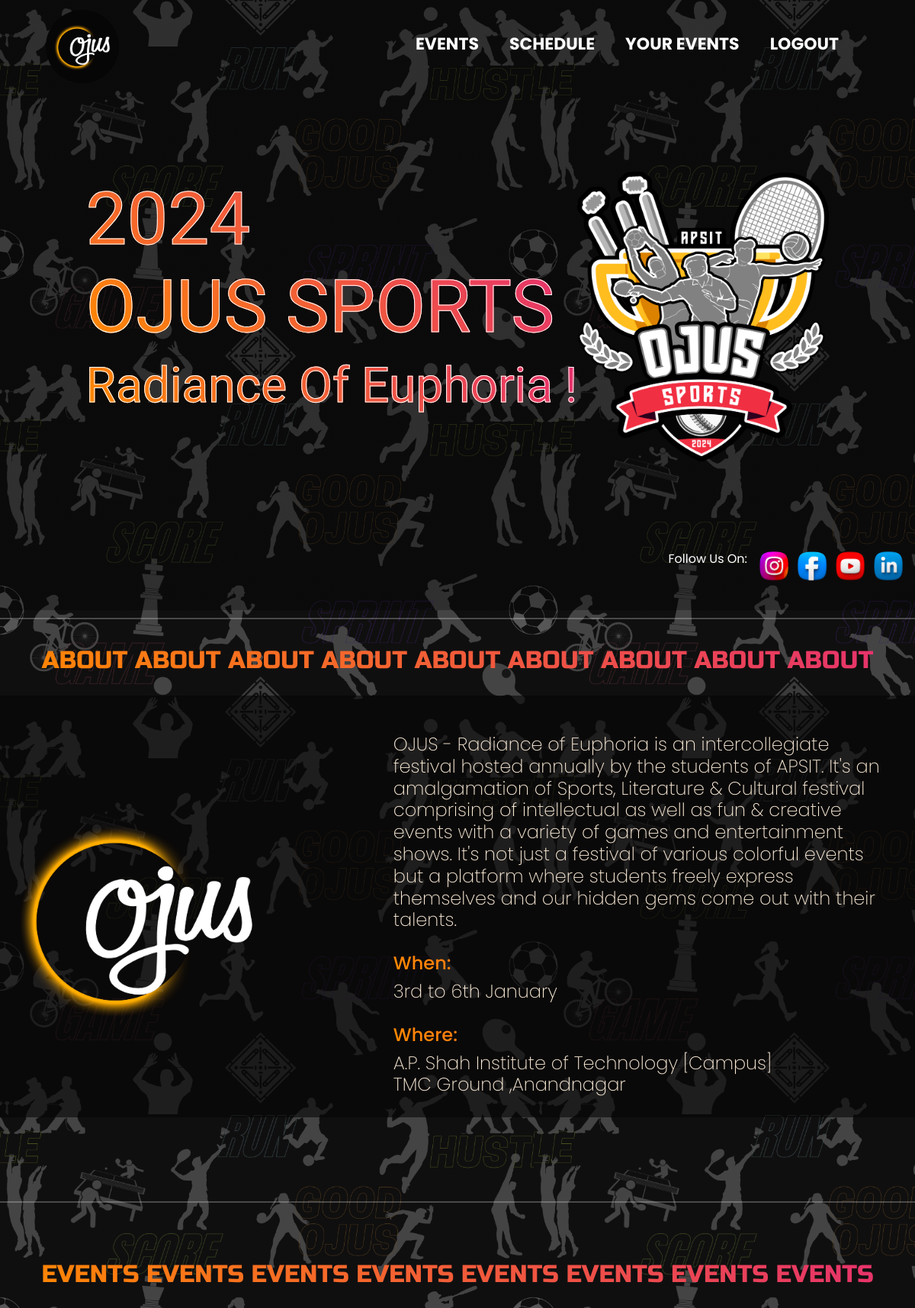
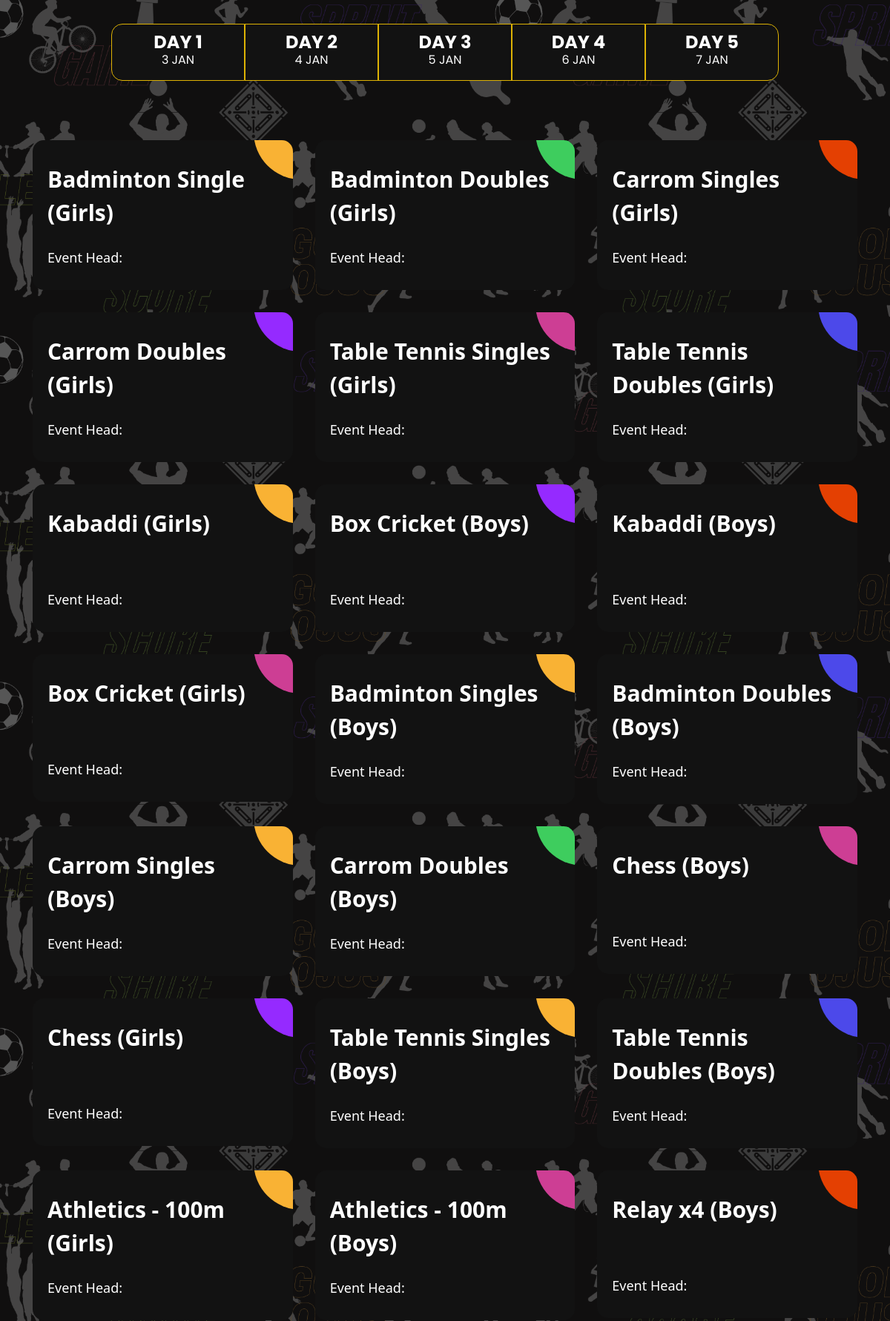
/ (signed in, upper part), run on the app's committed database (2 pictures, top to bottom).
### core/models.py (models this page shows, shortened)
class Event(models.Model):
    name = models.CharField(null=True, max_length=200)
    desc = models.TextField(null=True, max_length= 200)
    venue = models.CharField(null=True, max_length= 200)
    date = models.DateField()
    time = models.TimeField()
    is_doubles = models.BooleanField(default = False)
    is_team = models.BooleanField(default = False)
    img = models.ImageField(upload_to='images', null=True, blank=True, default='logo.png')
    slug = models.SlugField(default="", null=False)

### core/views.py (the view)
# urls.py: path('', views.index, name='index'),
def index(request, event_date= None):
    user = request.user
    if event_date:
        events = Event.objects.prefetch_related('eventhead_set').filter(date= event_date)
    else:
        events = Event.objects.prefetch_related('eventhead_set').all()
    context = {
        'events' : events,
        'user' : user,
    }
    return render(request, 'core/index.html', context)

### templates/core/index.html (shortened to what this page needs)
{% extends 'base.html' %}
{% block content %}
{% load static %}
    <link rel="stylesheet" href="{% static 'css/styl2.css' %}">
    <link rel="stylesheet" href="{% static 'css/card.css' %}">
    <div id="home-section" class="container">
        <div class="header">
<nav>
            <a href="{% url 'index' %}"><img alt="logo" src="{% static 'assets/logo.png' %}" class="logo"></a>
                            <div class="menu-icon" onclick="toggleMenu()">
                            <div></div> </div>
            <ul>
             <li><a href="#section-3">EVENTS</a></li>
             <li><a href="{% url 'schedule' %}">SCHEDULE</a></li>
             {% if request.user.is_authenticated %}
             <li><a href="{% url 'my-events' %}">YOUR EVENTS</a></li>
             <li><a href="{% url 'logout' %}"> LOGOUT </a></li>
             {% else %}
             <li><a href="{% url 'login' %}">LOGIN</a></li>
             {% endif %}
            </ul>
         </nav>
        </div>
        <div id="hero-container" class="hero-container">
            <div class="zero">
                <div class="video-container">
                    <video autoplay loop muted plays-inline class="back-video">
                        <source src="{% static 'assets/videos/back.mp4' %}" type="video/mp4">
                    </video>
                </div>
            </div>
        <div class="hero">
            <h1>2024<br</h1>
            <h1>OJUS SPORTS</h1>
            <h2>Radiance Of Euphoria !</h2>
        </div>
        <img alt="ojus-sports" src="{% static 'assets/ojus_sports.png' %}">
        </div>
        <div id="socials">
            <p>Follow Us On:</p>
            <div class="icons">
                <a href="https://www.instagram.com/ojus_apsit/" ><img alt="instagram" src="{% static 'assets/Instagram.png' %}"></a>
                <a href="https://www.facebook.com/ojusapsit/" ><img alt="instagram" src="{% static 'assets/Facebook.png' %}"></a>
                <a href="https://www.youtube.com/@ojus-radianceofeuphoria5292" ><img alt="instagram" src="{% static 'assets/Youtube.png' %}"></a>
                <a href="https://www.linkedin.com/company/ojus-apsit/about/" ><img alt="instagram" src="{% static 'assets/LinkedIn.png' %}"></a>
            </div>
        </div>
    </div>
    <hr class="gdiv">
      <div class="divider">
   </div>
    <div id="section-2">
        <div class="about-img">
            <img alt="ojus-logo" src="{% static 'assets/logo.png' %}">
        </div>
        <div class="description">
            <div class="description">
                <h4 class="blurb">OJUS - Radiance of Euphoria is an intercollegiate festival hosted annually by the students of APSIT. It's an amalgamation of Sports, Literature & Cultural festival comprising of intellectual as well as fun & creative events with a variety of games and entertainment shows. It's not just a festival of various colorful events but a platform where students freely express themselves and our hidden gems come out with their talents.</h4>
                <h4 class="subhead gradientText"> When:</h4>
                <h4 class="blurb">3rd to 6th January</h4>
                <h4 class="subhead gradientText"> Where:</h4>
                <h4 class="blurb"> A.P. Shah Institute of Technology [Campus] <br>TMC Ground ,Anandnagar</h4>
            </div>
        </div>
    </div>
        <hr class="gdiv">
    <div id="section-3">
    <div class="divider">
</div>
        <div class="btn-group">
            <button onclick="window.location.href='{% url 'filtered' '2024-01-03' %}'" id="button1">
                <h6>DAY 1</h6>
                <p>3 JAN</p>
            </button>
            <button onclick="window.location.href='{% url 'filtered' '2024-01-04' %}'" id="button2">
                <h6>DAY 2</h6>
                <p>4 JAN</p>
            </button>
            <button onclick="window.location.href='{% url 'filtered' '2024-01-05' %}'" id="button3">
                <h6>DAY 3</h6>
                <p>5 JAN</p>
            </button>
            <button onclick="window.location.href='{% url 'filtered' '2024-01-06' %}'" id="button4">
                <h6>DAY 4</h6>
                <p>6 JAN</p>
            </button>
            <button onclick="window.location.href='{% url 'filtered' '2024-01-07' %}'" id="button5">
                <h6>DAY 5</h6>
                <p>7 JAN</p>
            </button>
          </div>
        <div class="card-wrapper">
            <div class="ag-format-container">
                <div class="ag-courses_box">
                  {% for event in events %}
                  <div class="ag-courses_item">
                    <a href="{% url 'details' event.slug %}" class="ag-courses-item_link">
                      <div class="ag-courses-item_bg"></div>
                      <div class="ag-courses-item_title">
                        {{event.name}}
                      </div>
                      <div class="ag-courses-item_date-box">
                        Event Head:<br>
                      </div>
                    </a>
                  </div>
                  {% endfor %}
                </div>
              </div>
          </div>
    </div>
{% endblock %}

### static/css/card.css (style rules this page uses)
.ag-format-container { width: 1142px; margin: 0 auto; }
.ag-courses_box { display: -webkit-box; display: -ms-flexbox; display: flex; -webkit-box-align: start; -ms-flex-align: start; align-items: flex-start; -ms-flex-wrap: wrap; flex-wrap: wrap; padding: 50px 0; }
.ag-courses_item { -ms-flex-preferred-size: calc(33.33333% - 30px); flex-basis: calc(33.33333% - 30px); margin: 0 15px 30px; overflow: hidden; border-radius: 15px; }
.ag-courses-item_link { text-decoration: none; display: block; padding: 30px 20px; background-color: #121212; overflow: hidden; position: relative; }
.ag-courses-item_title { min-height: 87px; margin: 0 0 25px; overflow: hidden; font-weight: bold; font-size: 30px; color: #fff; z-index: 2; position: relative; }
.ag-courses-item_date-box { font-size: 18px; color: #fff; z-index: 2; position: relative; }
.ag-courses-item_bg { height: 128px; width: 128px; background-color: #f9b234; z-index: 1; position: absolute; top: -75px; right: -75px; border-radius: 50%; -webkit-transition: all 0.5s ease; -o-transition: all 0.5s ease; transition: all 0.5s ease; }
.ag-courses_item:nth-child(2n) .ag-courses-item_bg { background-color: #3ecd5e; }
.ag-courses_item:nth-child(3n) .ag-courses-item_bg { background-color: #e44002; }
.ag-courses_item:nth-child(4n) .ag-courses-item_bg { background-color: #952aff; }
.ag-courses_item:nth-child(5n) .ag-courses-item_bg { background-color: #cd3e94; }
.ag-courses_item:nth-child(6n) .ag-courses-item_bg { background-color: #4c49ea; }

### data on the page
Event: name "Badminton Single (Girls)"
Event: name "Badminton Doubles (Girls)"
Event: name "Carrom Singles (Girls)"
Event: name "Carrom Doubles (Girls)"
Event: name "Table Tennis Singles (Girls)"
Event: name "Table Tennis Doubles (Girls)"
Event: name "Kabaddi (Girls)"
Event: name "Box Cricket (Boys)"
Event: name "Kabaddi (Boys)"
Event: name "Box Cricket (Girls)"
Event: name "Badminton Singles (Boys)"
Event: name "Badminton Doubles (Boys)"
Event: name "Carrom Singles (Boys)"
Event: name "Carrom Doubles (Boys)"
Event: name "Chess (Boys)"
Event: name "Chess (Girls)"
Event: name "Table Tennis Singles (Boys)"
Event: name "Table Tennis Doubles (Boys)"
Event: name "Athletics - 100m (Girls)"
Event: name "Athletics - 100m (Boys)"
Event: name "Relay x4 (Boys)"
